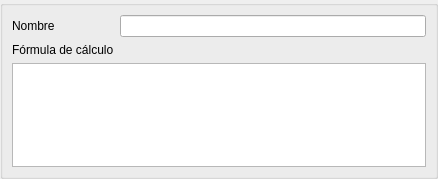
<?xml version="1.0" encoding="UTF-8"?>
<ui version="4.0">
 <class>Form</class>
 <widget class="QWidget" name="Form">
  <property name="geometry">
   <rect>
    <x>0</x>
    <y>0</y>
    <width>438</width>
    <height>179</height>
   </rect>
  </property>
  <property name="windowTitle">
   <string>Form</string>
  </property>
  <layout class="QVBoxLayout" name="verticalLayout">
   <property name="margin">
    <number>0</number>
   </property>
   <item>
    <widget class="QGroupBox" name="groupBox">
     <property name="title">
      <string/>
     </property>
     <layout class="QGridLayout" name="gridLayout">
      <item row="0" column="0">
       <widget class="QLabel" name="label">
        <property name="text">
         <string>Nombre</string>
        </property>
       </widget>
      </item>
      <item row="0" column="1">
       <widget class="DBLineEdit" name="db_nombre">
        <property name="fieldName">
         <string>nombre</string>
        </property>
        <property name="dataEditable">
         <bool>true</bool>
        </property>
       </widget>
      </item>
      <item row="1" column="0">
       <widget class="QLabel" name="label_2">
        <property name="text">
         <string>Fórmula de cálculo</string>
        </property>
       </widget>
      </item>
      <item row="2" column="0" colspan="2">
       <widget class="DBTextEdit" name="db_formula">
        <property name="fieldName">
         <string>formula</string>
        </property>
        <property name="dataEditable">
         <bool>true</bool>
        </property>
       </widget>
      </item>
     </layout>
    </widget>
   </item>
  </layout>
 </widget>
 <customwidgets>
  <customwidget>
   <class>DBLineEdit</class>
   <extends>QLineEdit</extends>
   <header>widgets/dblineedit.h</header>
  </customwidget>
  <customwidget>
   <class>DBTextEdit</class>
   <extends>QPlainTextEdit</extends>
   <header>widgets/dbtextedit.h</header>
  </customwidget>
 </customwidgets>
 <resources/>
 <connections/>
</ui>
